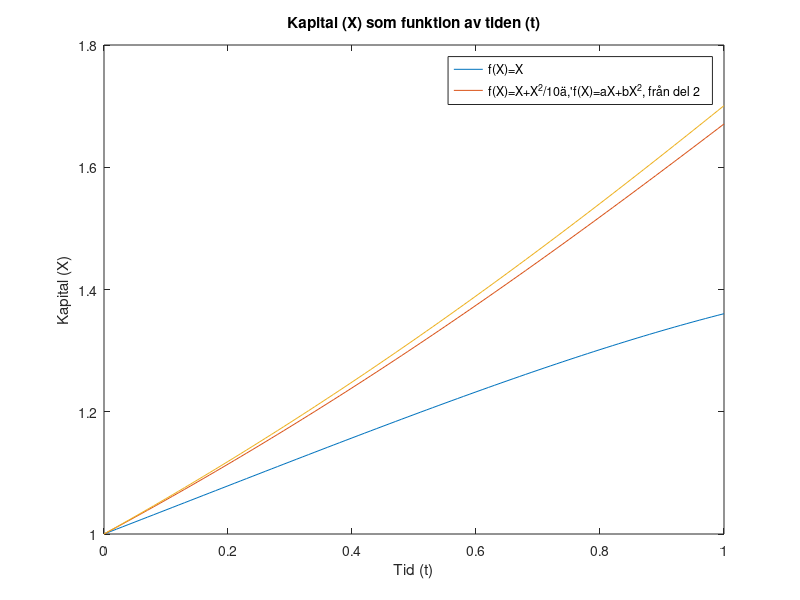
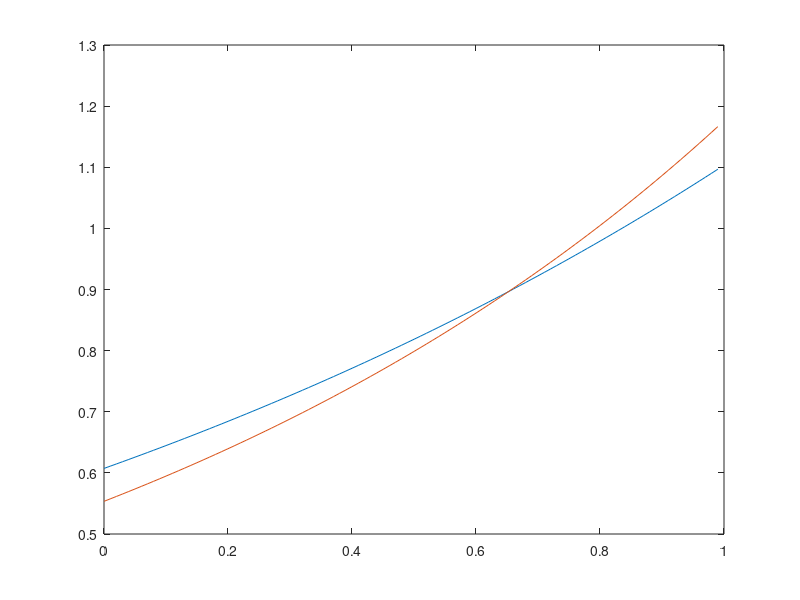

Recreate these plots in MATLAB, in order.
T = 1; %tidsintervall
N = 100; %antal tidssteg
delta_t = T/N;
x_0 = 1; %startvärde

f_1 = @(X)(X); %produktions-funktionerna med derivator
D_f_1 = @(X)(1);
f_2 = @(X)(X+(X.^2)./10);
D_f_2 = @(X)(1+X./5);
c=[1.070894403456629,0.061849368625104];%c=[a,b] med a,b från upg 2
b=@(x,c)(c(1)*x+c(2)*x.^2);
D_b = @(X,c)(c(1)+2*c(2)*X);
g = @(X)(2*sqrt(X)); % given nyttofunktion & derivata
D_g = @(X)(1./sqrt(X)); 

 X_1 = zeros(1,N+1); %vektorer vars N + 1 komponenter lagrar kapitalet X
 X_2 = zeros(1,N+1);
 X_b = zeros(1,N+1);
 X_1(1)=x_0;
 X_2(1)=x_0;
 X_b(1)=x_0;

for i = 1:N % startgissningar frå ekv 9
    X_1(i+1) = X_1(i)+delta_t*D_f_1(X_1(i));
    X_2(i+1) = X_2(i)+delta_t*D_f_2(X_2(i));
    X_b(i+1) = X_b(i)+delta_t*D_b(X_b(i),c);

end
X_update_1 = zeros(1,N+1); %vektorer med N + 1 komponenter för uppdatering av kapitalet
 X_update_2 = zeros(1,N+1);
 X_update_b = zeros(1,N+1);
 X_update_1(1)=x_0;
 X_update_2(1)=x_0;
 X_update_b(1)=x_0;
 lambda_1 = zeros(1,N);
 lambda_2 = zeros(1,N);
 lambda_b = zeros(1,N);
 d_norm_1 = 1;
 d_norm_2 = 1;
 d_norm_b = 1;

 while d_norm_1>10^(-10) %% Yttre slinga för iterationer
    lambda_1(N) = D_g(X_1(N+1));
   
   for j=N-1:-1:1 %Första inre slinga - beräkna Lagrangemultiplikatorerna bakåt i tiden
         lambda_1(j) = lambda_1(j+1) + delta_t*D_f_1(X_1(j+1))*lambda_1(j+1);
   end

   for j=1:N   %Andra inre slinga - uppdatera kapitalet framåt i tiden
    X_update_1(j+1) = X_update_1(j) + delta_t*(f_1(X_update_1(j))- ...
        1/(lambda_1(j)^(3/5)));




   end 
    diff = X_1-X_update_1;
    d_norm_1 = norm(diff);

     X_1 = X_update_1;%kapitarvektorn uppdateras
end
%motsvarande för resterande funktioner
while d_norm_2>10^(-10)
    lambda_2(N) = D_g(X_2(N+1));
    for j=N-1:-1:1
        lambda_2(j) = lambda_2(j+1) + delta_t*D_f_2(X_2(j+1))*lambda_2(j+1);
    end
    for j=1:N
        X_update_2(j+1) = X_update_2(j) + delta_t*(f_2(X_update_2(j))- 1/(lambda_2(j)^(3/5)));
    end
    diff = X_2-X_update_2;
    d_norm_2 = norm(diff);
    X_2 = X_update_2;
end 

while d_norm_b>10^(-10)
    lambda_b(N) = D_g(X_b(N+1));
    for j=N-1:-1:1
        lambda_b(j) = lambda_b(j+1) + delta_t*D_b(X_b(j+1),c)*lambda_b(j+1);
    end
    for j=1:N
        X_update_b(j+1) = X_update_b(j) + delta_t*(b(X_update_b(j),c)- 1/(lambda_b(j)^(3/5)));

    end 
    diff = X_b-X_update_b;
    d_norm_b = norm(diff);
    X_b = X_update_b;
end

alpha_1 = lambda_1.^(-3/5); %förhållande mellan lambda & alfa
alpha_2 = lambda_2.^(-3/5);
alpha_t = lambda_b.^(-3/5);

%plottar
clf, close all
plot(0:delta_t:T,X_1)
hold on
plot(0:delta_t:T,X_2)
plot(0:delta_t:T,X_b)
legend('f(X)=X','f(X)=X+X^2/10ä,''f(X)=aX+bX^2, från del 2')
xlabel('Tid (t)')
ylabel('Kapital (X)')
title('Kapital (X) som funktion av tiden (t)')
figure(2)
plot(0:delta_t:T-delta_t,alpha_1)
hold on
plot(0:delta_t:T-delta_t,alpha_2)
